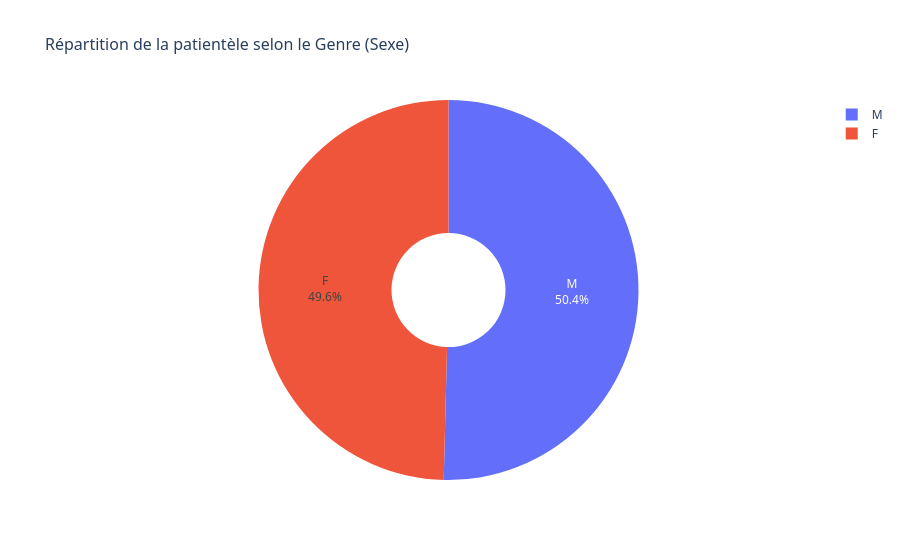

Notebook code for this chart:
### Markdown cell above
<div style="margin-top: 25px; margin-bottom: 15px; border-left: 5px solid #2980b9; background-color: #f4f7f6; padding: 12px 18px; border-radius: 0 6px 6px 0; box-shadow: 0 2px 4px rgba(0,0,0,0.02);">
    <h3 style="color: #2c3e50; margin: 0; font-family: 'Segoe UI', Tahoma, Geneva, Verdana, sans-serif; font-size: 1.15em; font-weight: 600;">3. Analyser la répartition des patients selon le sexe.</h3>
</div>

### Code cell
tracer_pie_chart(df, 'Sexe', "Répartition de la patientèle selon le Genre (Sexe)")

### Figure 1 — Plotly figure (JSON) as saved in the notebook; plotly's stock layout.template omitted (floating-point values rounded to 4 significant figures; data arrays with more than 128 entries replaced by an {"elided": "..."} marker saying what was removed)
{"data": [{"domain": {"x": [0, 1], "y": [0, 1]}, "hole": 0.3, "hovertemplate": "Sexe=%{label}<extra></extra>", "labels": {"elided": "500 str values"}, "legendgroup": "", "name": "", "showlegend": true, "textinfo": "percent+label", "textposition": "inside", "type": "pie"}], "layout": {"font": {"family": "Segoe UI"}, "legend": {"tracegroupgap": 0}, "title": {"font": {"size": 16}, "text": "Répartition de la patientèle selon le Genre (Sexe)"}}}
